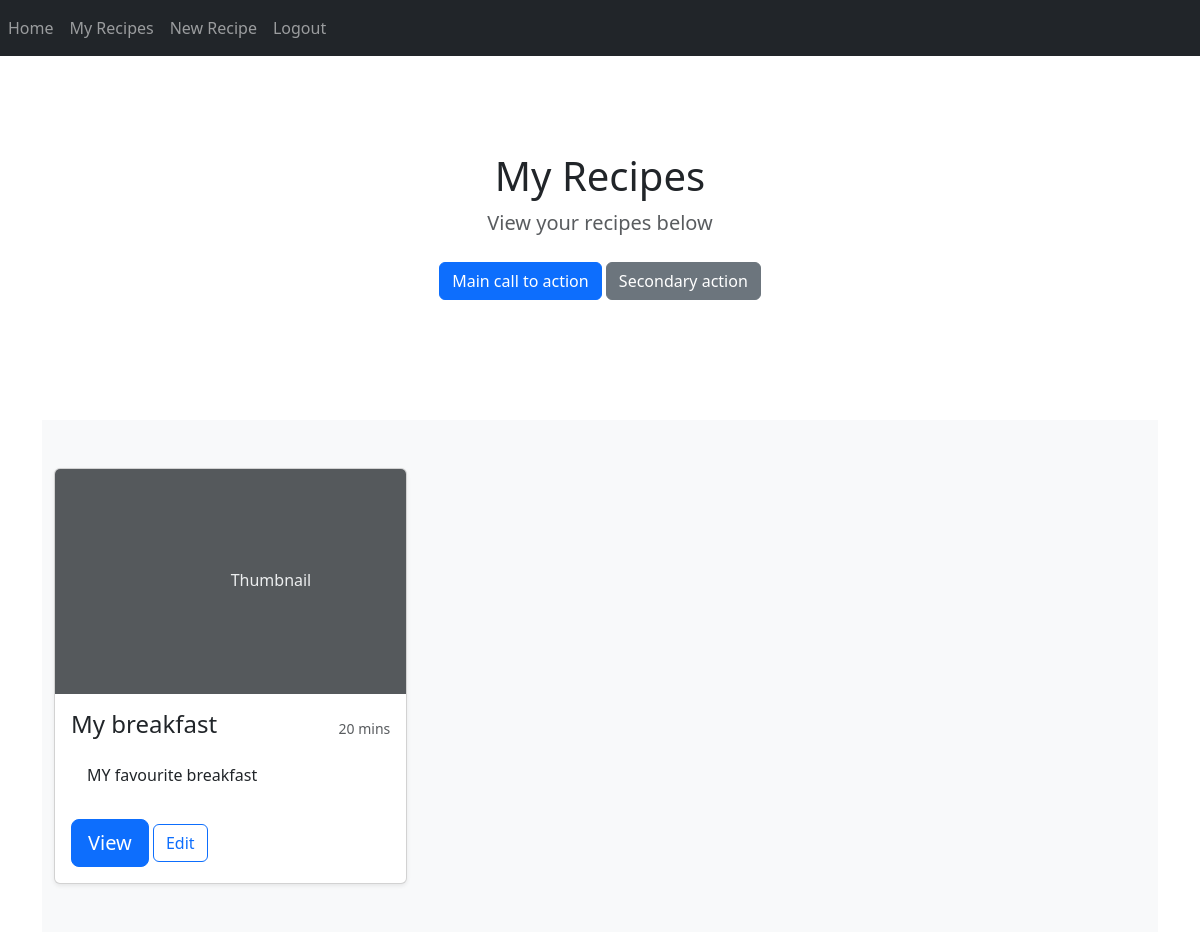
The app's page /my-recipes (signed in), older data.
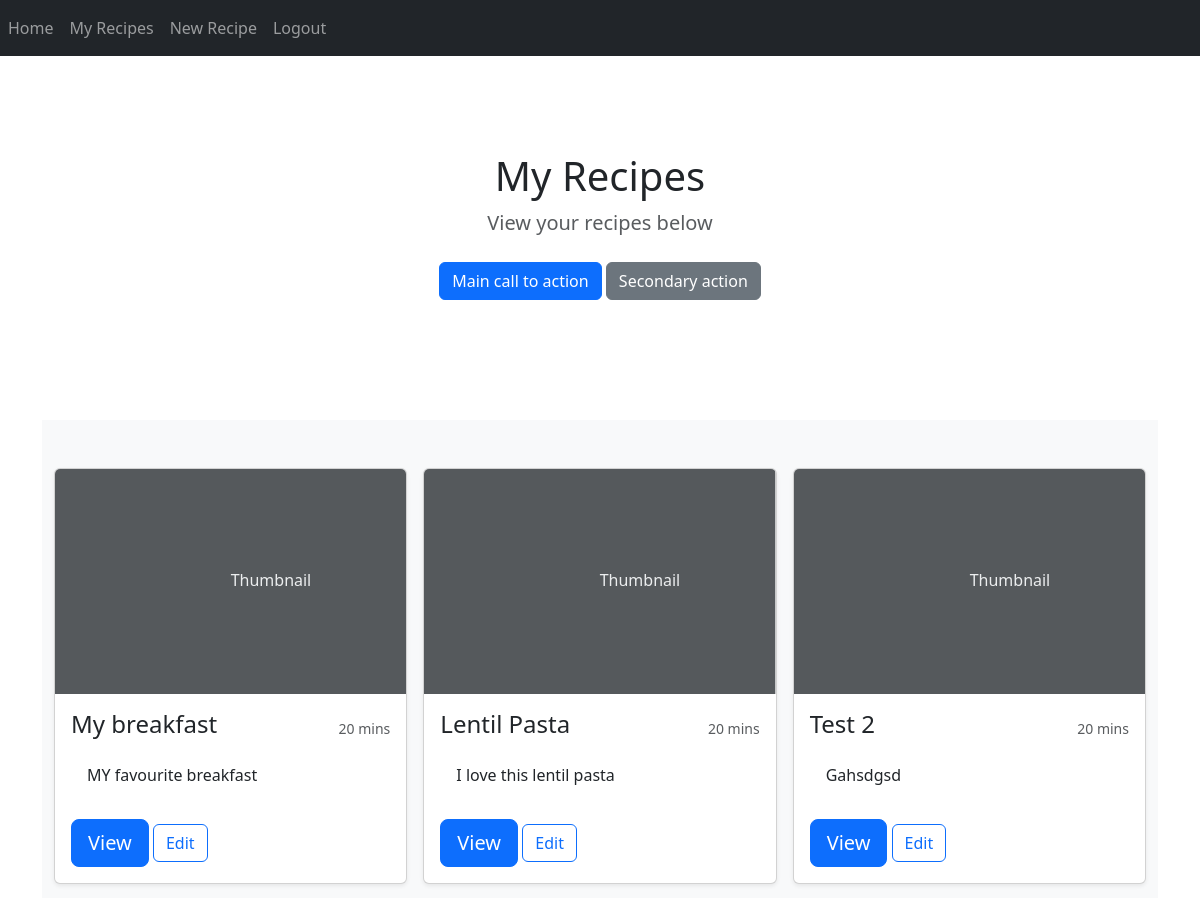
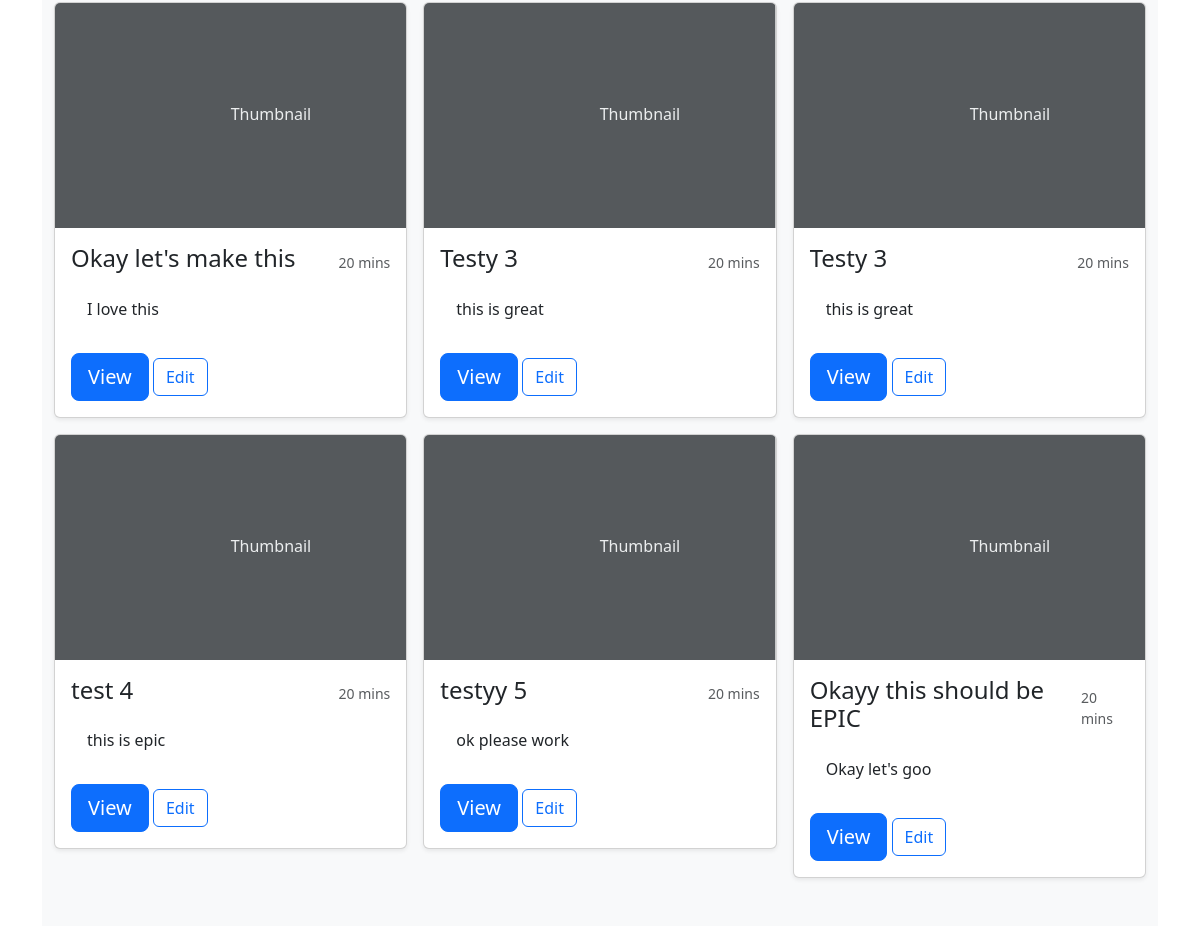
The same page, newer data (2 pictures, top to bottom).
### website/models.py (models this page shows)
class Recipe(db.Model):  # type: ignore
    id = db.Column(db.Integer, primary_key=True)
    name = db.Column(db.String(64))
    formatted_name = db.Column(db.String(64))  # For html and URLs
    description = db.Column(db.String(1000))
    vegetarian = db.Column(db.Boolean)  # Dietary requirements
    vegan = db.Column(db.Boolean)
    pescatarian = db.Column(db.Boolean)
    user_id = db.Column(db.Integer, db.ForeignKey('user.id'))  # Which user created the recipe

### website/views.py (the view, shortened to what this page needs)
@views.route('/my-recipes', methods=['GET', 'POST'])
@login_required
def myRecipesPage():
    return render_template(
            "my-recipes.html",  # If you click on an 'open recipe' button in my-recipes.html it sends you to /my-recipes/<recipe_name>
            user=current_user,
            my_recipes=db.session.query(Recipe).filter(Recipe.user_id == current_user.id))

### website/templates/my-recipes.html (shortened to what this page needs)
{% extends "base.html" %} {% block title %}Home{% endblock %}
{% block content %}
<main>
    <section class="py-5 text-center container">
      <div class="row py-lg-5">
        <div class="col-lg-6 col-md-8 mx-auto">
          <h1 class="fw-light">My Recipes</h1>
          <p class="lead text-muted">View your recipes below</p>
          <p>
            <a href="#" class="btn btn-primary my-2">Main call to action</a>
            <a href="#" class="btn btn-secondary my-2">Secondary action</a>
          </p>
        </div>
      </div>
    </section>
    <div class="album py-5 bg-light">
      <div class="container">
            <div class="row row-cols-1 row-cols-sm-2 row-cols-md-3 g-3">
            {% for recipe in my_recipes %}
                <div class="col">
                    <div class="card shadow-sm">
                    <svg class="bd-placeholder-img card-img-top" width="100%" height="225" xmlns="http://www.w3.org/2000/svg" role="img" aria-label="Placeholder: Thumbnail" preserveAspectRatio="xMidYMid slice" focusable="false"><title>Placeholder</title><rect width="100%" height="100%" fill="#55595c"/><text x="50%" y="50%" fill="#eceeef" dy=".3em">Thumbnail</text></svg>
                    <div class="card-body">
                        <div class="d-flex justify-content-between align-items-center">
                            <h4 class="card-title">{{recipe.name}}</h4>
                            <small class="text-muted">20 mins</small>
                        </div>
                        <p class="card-body">{{recipe.description}}</p>
                        <div class="btn-group">
                          <form method="POST">
                            <button type="submit" name="view-or-edit" value="view" class="btn btn-lg btn-primary">View</button>
                            <button type="submit" name="view-or-edit" value="edit" class="btn btn-outline-primary">Edit</button>
                          </form>
                        </div>
                    </div>
                    </div>
                </div>
            {% endfor %}
        </div>
      </div>
    </div>
  </main>
{% endblock %}

### website/templates/base.html (shortened to what this page needs)
<!DOCTYPE html>
<html lang="en">
    <head>
        <link
            rel="stylesheet"
            href="https://stackpath.bootstrapcdn.com/font-awesome/4.7.0/css/font-awesome.min.css"
        />
        <link
            href="https://cdn.jsdelivr.net/npm/bootstrap@5.3.3/dist/css/bootstrap.min.css"
            rel="stylesheet"
            />
    </head>
    <body>
        <nav class="navbar navbar-expand-lg navbar-dark bg-dark">
            <div class="collapse navbar-collapse" id="navbar">
                <div class="navbar-nav">
                    {% if user.is_authenticated %}
                    <a class="nav-item nav-link" id="home" href="/">Home</a>
                    <a class="nav-item nav-link" id="myRecipes" href="/my-recipes">My Recipes</a>
                    <a class="nav-item nav-link" id="createRecipe" href="/create-recipe">New Recipe</a>
                    <a class="nav-item nav-link" id="logout" href="/logout">Logout</a>
                    {% else %}
                    <a class="nav-item nav-link" id="productPage" href="/product-page">Product page</a>
                    <a class="nav-item nav-link" id="login" href="/login">Login</a>
                    <a class="nav-item nav-link" id="signUp" href="/sign-up">Sign Up</a>
                    {% endif %}
                </div>
            </div>
        </nav>
        <div class="container">
            {% block content %}
            {% endblock %}
        </div>
    </body>
</html>

Row changes from the older to the newer data that the page shows:
added Recipe: name "Lentil Pasta", description "I love this lentil pasta"
added Recipe: name "Test 2", description "Gahsdgsd"
added Recipe: name "Okay let's make this", description "I love this"
added Recipe: name "Testy 3", description "this is great"
added Recipe: name "Testy 3", description "this is great"
added Recipe: name "test 4", description "this is epic"
added Recipe: name "testyy 5", description "ok please work"
added Recipe: name "Okayy this should be EPIC", description "Okay let's goo"
